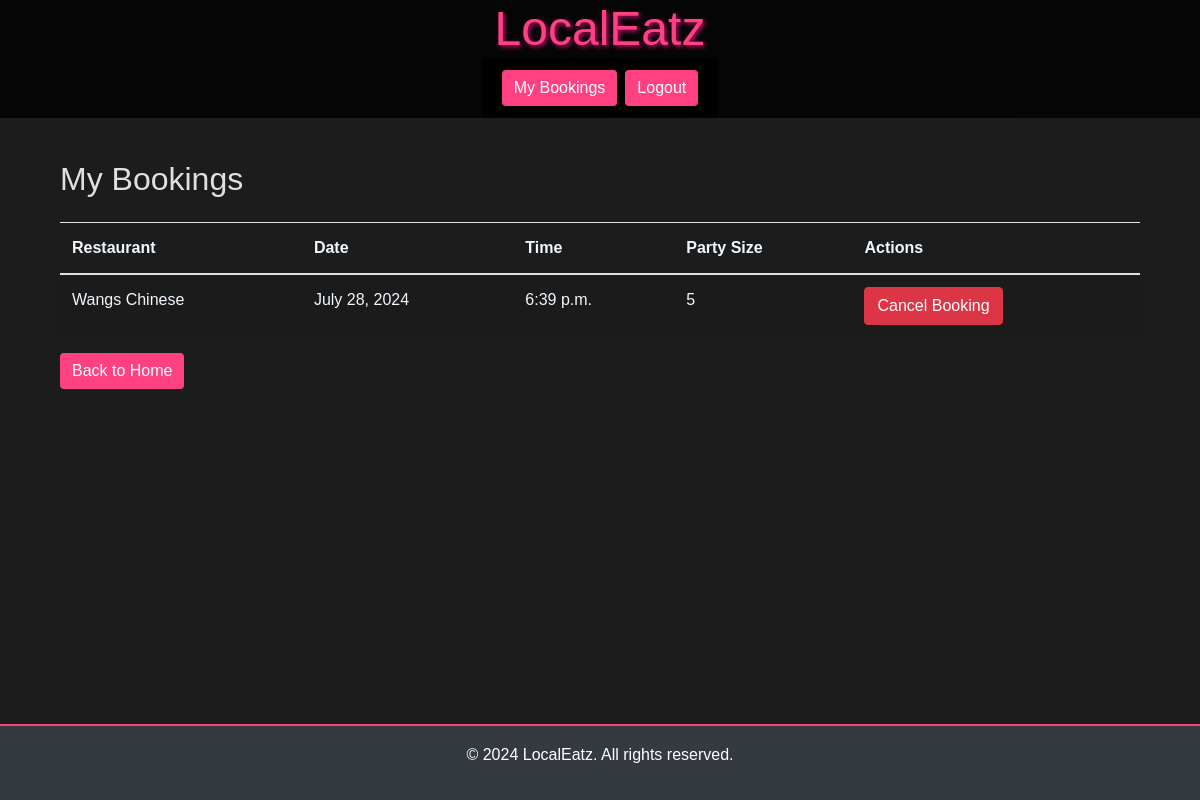
The page /my-bookings/ (signed in) on the database as committed earlier.
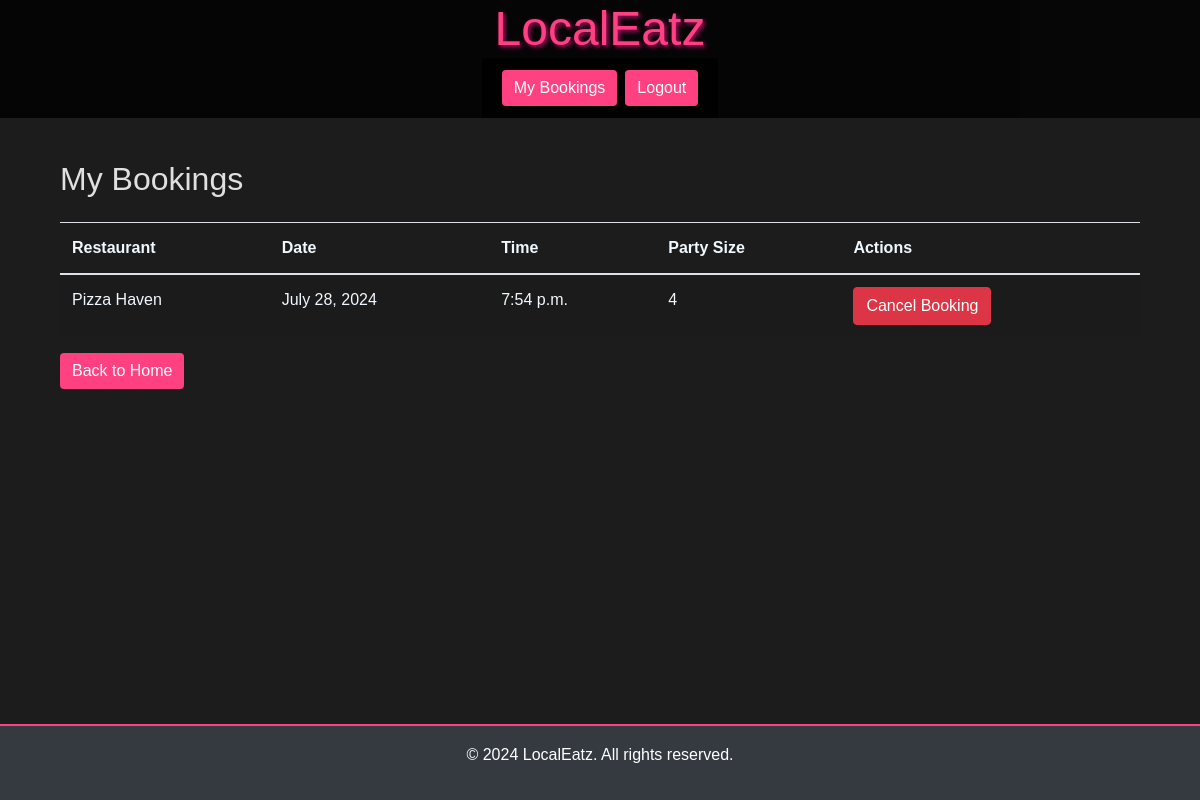
The same page on the database as committed later.
### restaurants/models.py (models this page shows, shortened)
class Booking(models.Model):
    user = models.ForeignKey(User, on_delete=models.SET_NULL, null=True)
    restaurant = models.ForeignKey(Restaurant, on_delete=models.CASCADE)
    name = models.CharField(max_length=100)
    date = models.DateField()
    time = models.TimeField()
    party_size = models.PositiveIntegerField()

class Restaurant(models.Model):
    name = models.CharField(max_length=255)
    address = models.CharField(max_length=255)
    description = models.TextField(blank=True)
    image = models.ImageField(upload_to='restaurant_images/', blank=True, null=True)
    max_tables = models.IntegerField(default=3)

### restaurants/views.py (the view)
# urls.py: path('my-bookings/', views.my_bookings, name='my_bookings'),
def my_bookings(request):
    user = request.user
    bookings = Booking.objects.filter(user=user)  # Filter by user
    return render(request, 'users/my_bookings.html', {'bookings': bookings})

### restaurants/templates/users/my_bookings.html (shortened to what this page needs)
{% extends 'base.html' %}
{% block content %}
    <div class="container mt-5">
        <h2 class="mb-4">My Bookings</h2>
        {% if bookings %}
        <table class="table table-striped">
            <thead>
                <tr style="color: aliceblue;">
                    <th>Restaurant</th>
                    <th>Date</th>
                    <th>Time</th>
                    <th>Party Size</th>
                    <th>Actions</th>
                </tr>
            </thead>
            <tbody>
                {% for booking in bookings %}
                <tr style="color: aliceblue;">
                    <td>{{ booking.restaurant.name }}</td>
                    <td>{{ booking.date }}</td>
                    <td>{{ booking.time }}</td>
                    <td>{{ booking.party_size }}</td>
                    <td>
                        <button data-booking-id="{{ booking.id }}" class="btn btn-danger cancel-btn">Cancel
                            Booking</button>
                    </td>
                </tr>
                {% endfor %}
            </tbody>
        </table>
        {% else %}
        <p>You have no bookings yet.</p>
        {% endif %}
        <a href="{% url 'home' %}" class="btn btn-custom">Back to Home</a>
    </div>
{% endblock %}

### restaurants/templates/base.html (shortened to what this page needs)
{% load static %}
{% url 'account_login' as login_url %}
{% url 'account_signup' as signup_url %}
{% url 'account_logout' as logout_url %}
<!DOCTYPE html>
<html lang="en">
<head>
    <link rel="stylesheet" href="https://stackpath.bootstrapcdn.com/bootstrap/4.5.2/css/bootstrap.min.css">
    <link rel="stylesheet" type="text/css" href="{% static 'css/styles.css' %}">
</head>
<body>
    <header class="d-flex flex-column align-items-center">
        <h1>LocalEatz</h1>
        <nav class="navbar navbar-expand-lg navbar-dark" style="background-color: rgba(0, 0, 0, 0.8);">
            <div class="collapse navbar-collapse justify-content-center" id="navbarNav">
                <ul class="navbar-nav">
                    {% if user.is_authenticated %}
                    <li class="nav-item">
                        <a class="btn btn-primary m-1" href="{% url 'my_bookings' %}">My Bookings</a>
                    </li>
                    <li class="nav-item">
                        <a class="btn btn-primary m-1" href="{% url 'account_logout' %}">Logout</a>
                    </li>
                    {% endif %}
                </ul>
            </div>
        </nav>
    </header>
    <main class="container mt-5">
        {% block content %}
        {% endblock %}
    </main>
    <footer class="bg-dark text-center text-white py-3">
        <p>&copy; 2024 LocalEatz. All rights reserved.</p>
    </footer>
</body>
</html>

### static/css/styles.css (style rules this page uses)
* { margin: 0; padding: 0; box-sizing: border-box; }
body { font-family: 'Arial', sans-serif; background: #1c1c1c; color: #e0e0e0; line-height: 1.6; padding: 0; margin: 0; }
header { background: rgba(0, 0, 0, 0.8); color: #ff4081; text-align: center; position: fixed; width: 100%; top: 0; left: 0; z-index: 1000; }
header h1 { font-size: 2rem; margin: 0; text-shadow: 2px 2px 4px rgba(255, 20, 147, 0.7); }
.btn-primary { background-color: #ff4081; color: #fff; border: none; }
.btn-custom { background-color: #ff4081; color: #fff; border: none; }
main { padding: 4rem 1rem 1rem; margin-top: 4rem; }
footer { background: rgba(0, 0, 0, 0.8); color: #ff4081; padding: 1rem; text-align: center; position: fixed; width: 100%; bottom: 0; left: 0; z-index: 1000; border-top: 2px solid #ff4081; }
@media (min-width: 600px) { header h1 { font-size: 2.2rem; } }
@media (min-width: 768px) { header h1 { font-size: 2.5rem; } }
@media (min-width: 1024px) { header h1 { font-size: 3rem; } }

Rows that differ between the two databases and show on the page:
removed Booking: restaurant.name "Wangs Chinese", date "July 28, 2024", time "6:39 p.m.", party_size "5"
added Booking: restaurant.name "Pizza Haven", date "July 28, 2024", time "7:54 p.m.", party_size "4"
